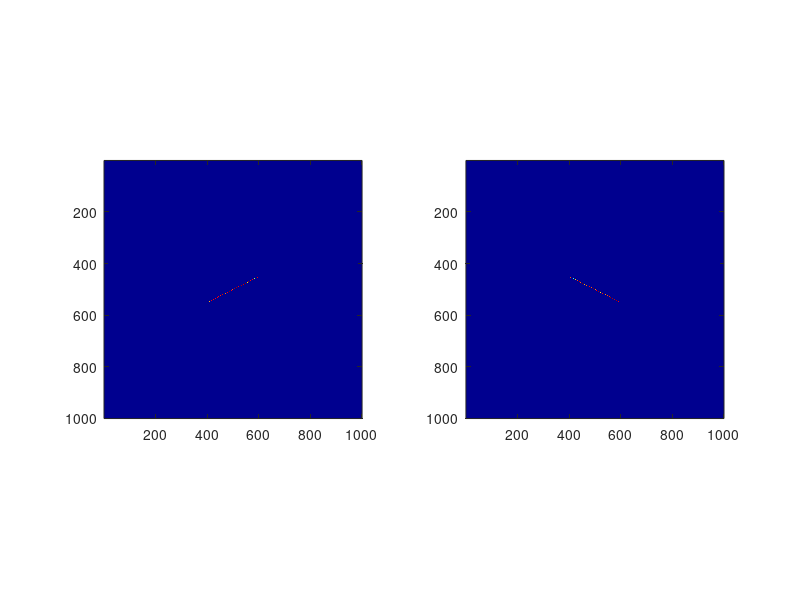
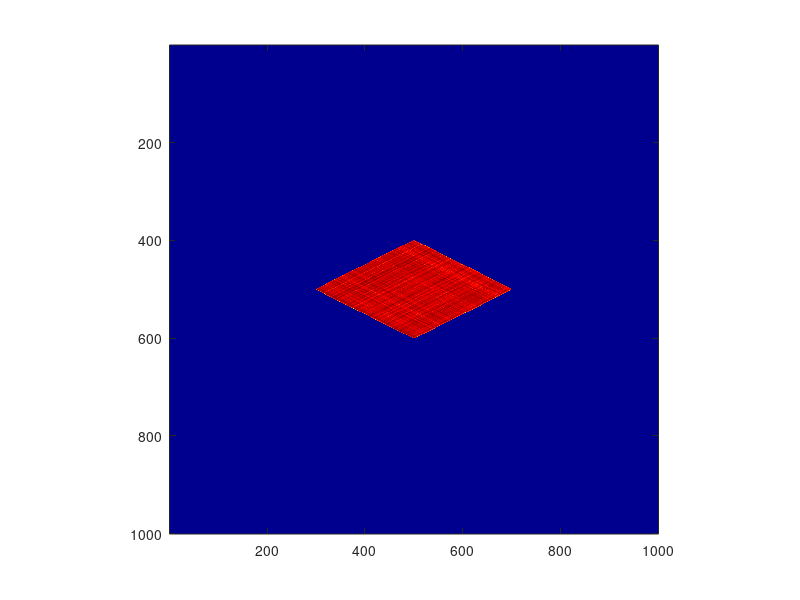

MATLAB code for these plots, in order: (Note: this script raises an error after producing the figures.)
%% Spectral support using white noise
%
%
%% Input data

width = 1000;
height = 1000;
spatial_cut_off = 100;
epsilon = 1;
N = 2;

%% Create white noise along lines in Fourier domain 

ds_du = linspace(-0.5, 0.5, N);
sz = [height, width];
fs = cell(1, N);

figure;

for i = 1 : N
    
    xi_s = linspace(-width / 2, width / 2, width);
    xi_u = linspace(height / 2, -height / 2, height)';
    xi_s = repmat(xi_s, [size(xi_u, 1), 1]);
    xi_u = repmat(xi_u, [1, size(xi_s, 2)]);

    cut_off_mask = abs(xi_s) <= spatial_cut_off;
%     mask = normpdf(ds_du(i) * xi_s + xi_u, 0, 2);
    mask = abs(ds_du(i) * xi_s + xi_u) <= epsilon;

    f_rand = 100 * (rand(sz) + 1i * rand(sz));
    f_rand = f_rand .* mask;
    f_rand(~cut_off_mask) = 0;
    
    fs{i} = f_rand;
    
    subplot(1, N, i);
    imagesc(log(1 + abs(fs{i})));
    axis equal image;
    colormap jet;
    
end

%% Repeated convolution of Fourier images

c = fs{1};
for i = 2 : N
    
    fprintf('Convolution %i ...', i - 1);
    
    c = conv2(c, fs{i}, 'same');
    
    fprintf('Done with convolution %i \n', i - 1);
    
end

figure; 
imagesc(log(1 + abs(c)));
colormap jet;
axis equal image;

%% Save convolution

im = log(1 + abs(c));
im = (im - min(im(:))) / (max(im(:)) - min(im(:)));

rgb = ind2rgb(gray2ind(im, 255), jet(255));
filename = ['output/convolution_' num2str(N) '_layers.png'];
imwrite(rgb, filename);